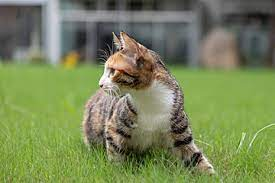
#> input picture Xử-Lý-Ảnh/Image/TEST.jpg, 275 x 183 px
$ python Bai13.py
#> lines starting #> are read from the running program, lines starting #| are printed output that depends on the picture
import cv2
img = cv2.imread("Image/TEST.jpg")
#> img is the input picture: shape (183, 275, 3); mean B, G, R 88.2, 132.7, 120.1
# 13a. Xác định dải giá trị xám của kênh R của I: a=min(R), b=max(R)
red_channel = img[:,:,2]
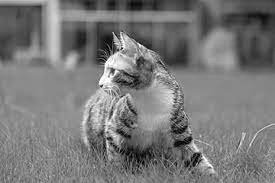
#> red_channel: shape (183, 275); min 0, max 255, mean 120.1
a = red_channel.min()
#> a = 0
b = red_channel.max()
#> b = 255
print("Min va max:",a,b)
#| Min va max: 0 255
# 13b. Biến đổi mức xám của kênh R sao cho a=0, b=255 (tăng dải động lên) chinh lai - biến đổi mức xám - tăng dải động xám
hr = red_channel.shape[0]
#> hr = 183
wr = red_channel.shape[1]
#> wr = 275
for i in range(hr):
    for j in range(wr):
         red_channel[i][j]=(255* int(red_channel[i][j]-a))//(b-a)
cv2.imshow('kenh R  bien doi',red_channel)
# Hiển thị kênh R được biến đổi.
# 13c. Biến đổi tương tự với kênh G và kênh B.
# green
green_channel = img[:,:,1]
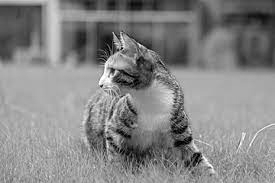
#> green_channel: shape (183, 275); min 0, max 255, mean 132.7
ag = green_channel.min()
#> ag = 0
bg = green_channel.max()
#> bg = 255
hg = green_channel.shape[0]
#> hg = 183
wg = green_channel.shape[1]
#> wg = 275
for i in range(hg):
    for j in range(wg):
         green_channel[i][j]=(255* int(green_channel[i][j]-ag))//(bg-ag)
cv2.imshow('kenh G bien doi',green_channel)

# blue
blue_channel = img[:,:,2]
ab = blue_channel.min()
#> ab = 0
bb = blue_channel.max()
#> bb = 255
hb = blue_channel.shape[0]
#> hb = 183
wb = blue_channel.shape[1]
#> wb = 275
for i in range(hb):
    for j in range(wb):
         blue_channel[i][j]=(255* int(blue_channel[i][j]-ab))//(bb-ab)
cv2.imshow('kenh B bien doi',blue_channel)
cv2.waitKey(0)
cv2.destroyAllWindows()

$ run again, with Xử-Lý-Ảnh/Image/I04.jpg copied over Xử-Lý-Ảnh/Image/TEST.jpg
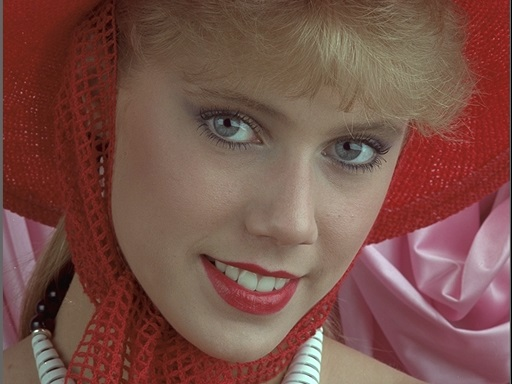
#> input picture Xử-Lý-Ảnh/Image/I04.jpg, 512 x 384 px
#> img is the input picture: shape (384, 512, 3); mean B, G, R 72.7, 80.9, 121.3
#> `red_channel = img[:,:,2]`:
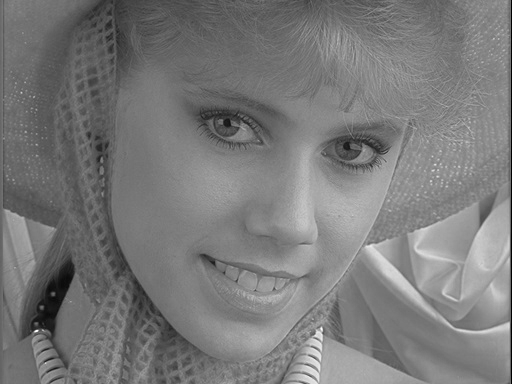
#> red_channel: shape (384, 512); min 0, max 255, mean 121.3
#> a = 0
#> b = 255
#| Min va max: 0 255
#> `green_channel = img[:,:,1]`:
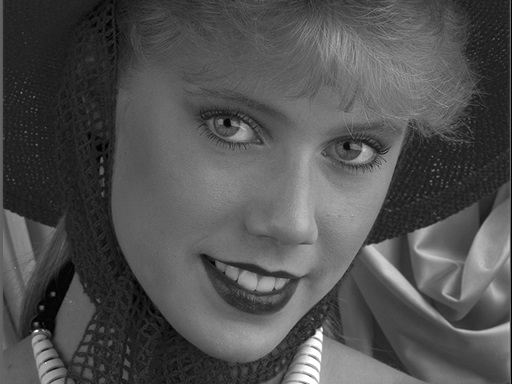
#> green_channel: shape (384, 512); min 0, max 255, mean 80.9
#> ag = 0
#> bg = 255
#> ab = 0
#> bb = 255
